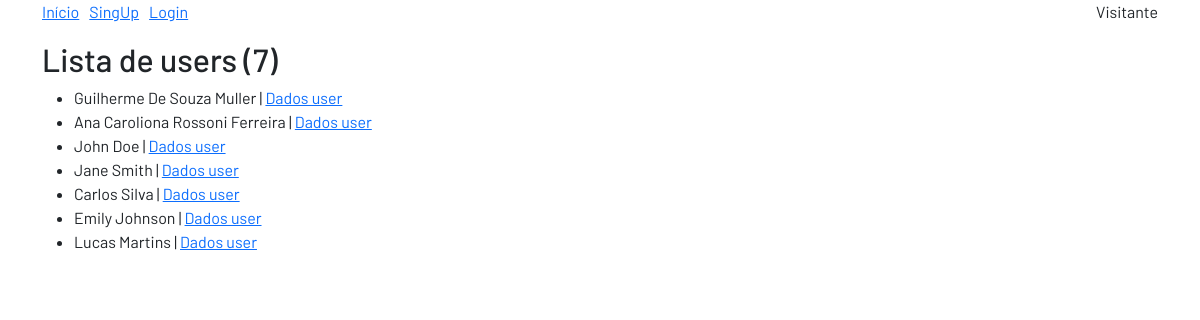
The page / on the database its author committed.
### tables this page shows
CREATE TABLE `users` (
  `id` int(11) NOT NULL,
  `firstName` varchar(255) NOT NULL,
  `lastName` varchar(255) NOT NULL,
  `email` varchar(120) DEFAULT NULL,
  `password` varchar(100) DEFAULT NULL,
  `create_at` date DEFAULT NULL,
  `update_at` date DEFAULT NULL
);

### public/bootstrap.php (called while the page is built, shortened)
<?php
$whoops = new \Whoops\Run;
$whoops->pushHandler(new \Whoops\Handler\PrettyPageHandler);
$whoops->allowQuit(false);
$whoops->writeToOutput(false);
try {
    $myApp = new MyApp(new AppExtract);
    $myApp->controller();
    $myApp->view();
} catch (Throwable $e) {
    $html = $whoops->handleException($e);
    echo $html;
}

### public/index.php (called while the page is built)
<?php
require "bootstrap.php";

### app/helpers/session.php (called while the page is built, shortened)
<?php
function welcome($index)
{
    return "Visitante";
}

### app/models/activerecord/ActiveRecord.php (called while the page is built, shortened)
<?php
abstract class ActiveRecord implements ActiveRecordInterface
{
    protected $table = null;
    public function getTable()
    {
        return $this->table;
    }
    public function execute(ActiveRecordExecuteInterface $activeRecordExecuteInterface)
    {
        return $activeRecordExecuteInterface->execute($this);
    }
}

### app/models/activerecord/FindAll.php (called while the page is built, shortened)
<?php
class FindAll implements ActiveRecordExecuteInterface
{
    public function execute(ActiveRecordInterface $activeRecordInterface)
    {
        try {
            $query = $this->createQuery($activeRecordInterface);
            $connection = Connection::connect();
            $prepare = $connection->prepare($query);
            $prepare->execute($this->where);
            return $prepare->fetchAll();
        } catch (Throwable $throw) {
            formatException($throw);
        }
    }
    private function createQuery(ActiveRecordInterface $activeRecordInterface)
    {
        $where = array_keys($this->where);
        $sql = "select {$this->fields} from {$activeRecordInterface->getTable()}";
        $sql.= (!$this->where) ? "" : " where {$where[0]} = :{$where[0]}";
        $sql.= (!$this->limit) ? "" : " limit {$this->limit}";
        $sql.= ($this->offset != "") ? " offset {$this->offset}" : "";
        return $sql;
    }
}

### app/controllers/Home.php (called while the page is built, shortened)
<?php
class Home
{
   public function index()
   {
    $users = (new User)->execute(new FindAll(fields:'id, firstName, lastName'));
   }
}

### app/views/home.php (the view)
<h2>Lista de users (<?php echo count($users); ?>)</h2>
<ul>
    <?php foreach($users as $user): ?>
        <li><?php echo $user->firstName ?> <?php echo $user->lastName ?> | <a href="/user/show/<?php echo $user->id; ?>">Dados user</a></li>
        <?php endforeach; ?>
</ul>

### app/core/MyApp.php (shortened to what this page needs)
<?php
class MyApp
{
    public function controller()
    {
        $controller = $this->appInterface->controller();
        $method = $this->appInterface->method($controller);
        $params = $this->appInterface->params();
        $this->controller = new $controller;
        $this->controller->$method($params);
    }
    public function view()
    {
        if ($_SERVER["REQUEST_METHOD"] === "GET") {
            require "../app/views/index.php";
        }
    }
}

### app/views/index.php (shortened to what this page needs)
<!DOCTYPE html>
<html lang="en">
<head>
    <link href="https://cdn.jsdelivr.net/npm/bootstrap@5.0.2/dist/css/bootstrap.min.css" rel="stylesheet">
    <link rel="stylesheet" type="text/css" href="/assets/css/styles.css">
</head>
<body>
    <div class="container">
        <section id="header">
            <ul id="nav">
                <li><a href="/">Início</a></li>
                <li><a href="/signup">SingUp</a></li>
                <li><a href="/login">Login</a></li>
            </ul>
            <div>
                <?php echo welcome('user');?>
            </div>
        </section>
        <?php require VIEW_PATH.$this->controller->view; ?>
    </div>
</body>
</html>

### public/assets/css/styles.css (style rules this page uses)
html, body { font-family: 'Barlow', sans-serif; }
ul#nav { padding: 0; list-style: none; display: flex; justify-content: space-between; }
ul#nav li { margin-right: 10px; }
#header { display: flex; justify-content: space-between; }

### rows shown on the page
users: firstName "Guilherme", lastName "De Souza Muller"
users: firstName "Ana", lastName "Caroliona Rossoni Ferreira"
users: firstName "John", lastName "Doe"
users: firstName "Jane", lastName "Smith"
users: firstName "Carlos", lastName "Silva"
users: firstName "Emily", lastName "Johnson"
users: firstName "Lucas", lastName "Martins"

### other values the page prints
welcome('user') "Visitante"
count($users) "7"
